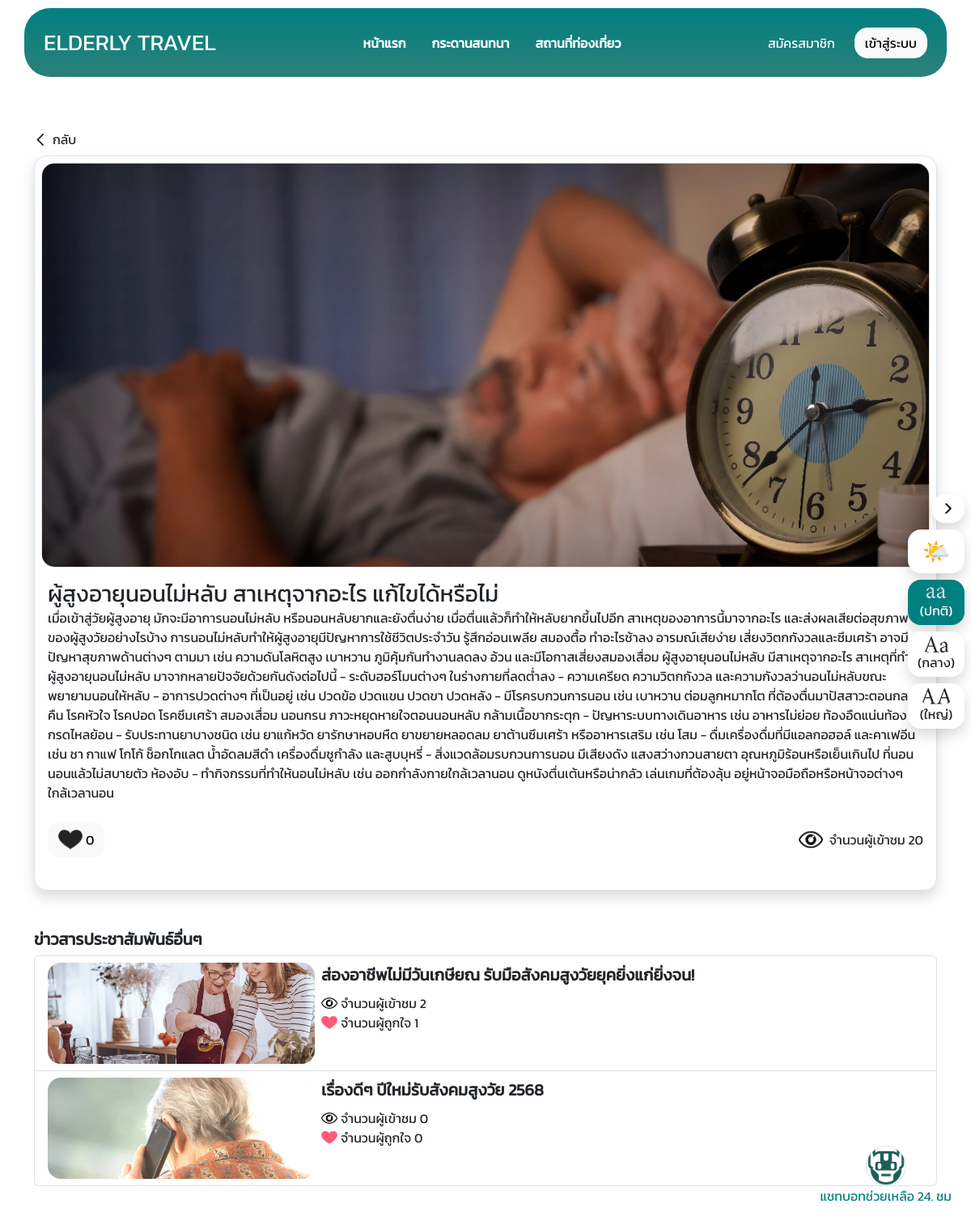
Before: /news.php?news_id=8 with the older database file.
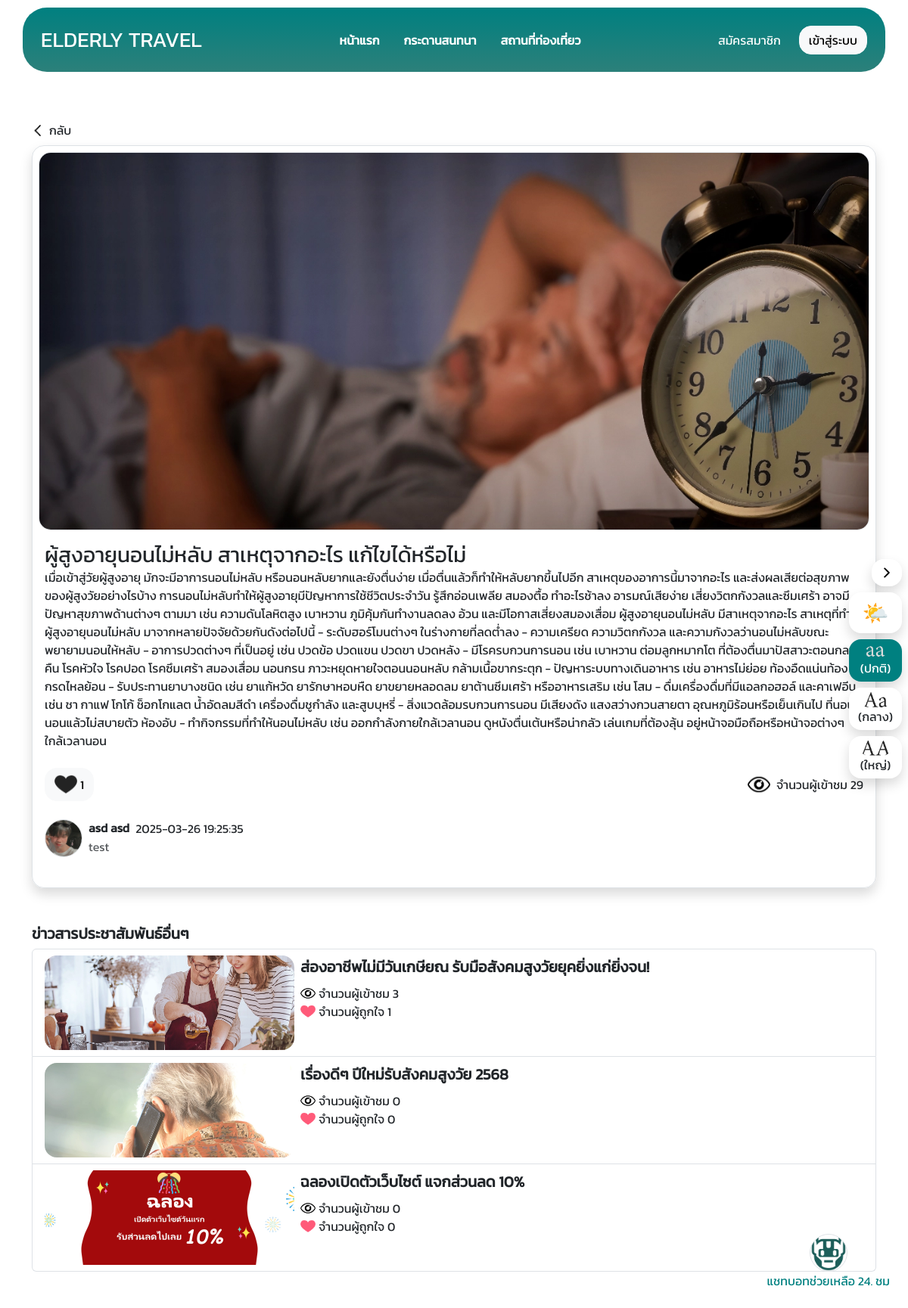
After: the same page with the newer database file.
### tables this page shows
CREATE TABLE `news` (
  `news_id` int(11) NOT NULL,
  `title` varchar(255) NOT NULL,
  `body` text NOT NULL,
  `image` varchar(150) NOT NULL,
  `visitors` int(11) NOT NULL DEFAULT 0,
  `created_at` timestamp NOT NULL DEFAULT current_timestamp(),
  `updated_at` timestamp NULL DEFAULT NULL ON UPDATE current_timestamp()
);

CREATE TABLE `news_comments` (
  `comment_id` int(11) NOT NULL,
  `news_id` int(11) NOT NULL,
  `user_id` int(11) NOT NULL,
  `comment` text NOT NULL,
  `created_at` timestamp NOT NULL DEFAULT current_timestamp()
);

CREATE TABLE `users` (
  `user_id` int(11) NOT NULL,
  `firstname` varchar(150) NOT NULL,
  `lastname` varchar(150) NOT NULL,
  `email` varchar(150) NOT NULL,
  `password` varchar(60) NOT NULL,
  `image` varchar(150) NOT NULL DEFAULT 'default-profile.png',
  `role` enum('user','admin','doctor') NOT NULL DEFAULT 'user',
  `active_status` enum('online','offline') NOT NULL DEFAULT 'offline',
  `created_at` timestamp NOT NULL DEFAULT current_timestamp(),
  `updated_at` timestamp NULL DEFAULT NULL ON UPDATE current_timestamp()
);

### src/news.php (the view, shortened to what this page needs)
<?php
require_once("config.php");
?>
<!DOCTYPE html>
<html lang="en">
<head>
    <?php require_once("link.php"); ?>
</head>
<body>
    <?php
    require_once("components/nav.php");
    require_once("components/popChats.php");
    require_once("components/options.php");
    ?>
    <div class='container mb-5' style='margin-top:10rem'>
        <?php if (isset($_GET["news_id"])) {
            $news_id = $_GET["news_id"];
            $news = sql("SELECT * FROM news WHERE news_id = ?", [$news_id])->fetch();
            $news_comnents = sql("SELECT *,news_comments.created_at as comment_created_at FROM news_comments LEFT JOIN users ON news_comments.user_id = users.user_id WHERE news_id = ?", [$news["news_id"]]);
            $heart = "heart-black.png";
        ?>
            <div class='p-2 rounded-xl shadow border mt-2'>
                <img src="<?= imagePath("news_images", $news["image"]) ?>" width='100%' height='500px' class='rounded-4 border object-fit-cover'>
                <div class='p-2'>
                    <h3 class='mt-2'><?= $news["title"] ?></h3>
                    <div><?= $news["body"] ?></div>
                    <div class='d-flex justify-content-between mt-4 mb-2'>
                        <a href="<?= isLogin() ? "./api/news.php?like&news_id=$news_id" : "login.php" ?>" class='text-decoration-none d-flex align-items-center gap-1 btn btn-light'>
                            <img src="<?= imagePath("web_images/icons", $heart) ?>" width='30px' height='30px' class='object-fit-cover'>
                            <div class=''><?= sql("SELECT COUNT(*) as count FROM news_likes WHERE news_id = ?", [$news_id])->fetch()["count"] ?></div>
                        </a>
                        <div class='d-flex align-items-center gap-2'>
                            <img src="<?= imagePath("web_images/icons", "eye.svg") ?>" width='30px' height='30px' class='object-fit-cover svg-icon'>
                            <div>จำนวนผู้เข้าชม <span><?= $news["visitors"] ?></span></div>
                        </div>
                    </div>
                    <div class='mt-4'>
                        <?php while ($news_comnent = $news_comnents->fetch()) { ?>
                            <div class='d-flex align-items-center justify-content-between'>
                                <div class='d-flex align-items-start gap-2 mb-4'>
                                    <img src="<?= imagePath("user_images", $news_comnent["image"]); ?>" class='rounded-circle border object-fit-cover' width='50px' height='50px'>
                                    <div>
                                        <div class='d-flex align-items-center gap-2'>
                                            <h6 class='fw-bold'><?= $news_comnent["firstname"] ?> <?= $news_comnent["lastname"] ?></h6>
                                            <div><?= $news_comnent["comment_created_at"] ?></div>
                                        </div>
                                        <div class='text-muted'><?= $news_comnent["comment"] ?></div>
                                    </div>
                                </div>
                            </div>
                        <?php } ?>
                    </div>
                </div>
            </div>
            <?php
            $fetchAllNews = sql("SELECT * FROM news WHERE NOT news_id = ?", [$_GET["news_id"]]);
            if ($fetchAllNews->rowCount() > 0) { ?>
                <h5 class='mt-5 mb-2 fw-bold'>ข่าวสารประชาสัมพันธ์อื่นๆ</h5>
                <div class='list-group'>
                    <?php
                    while ($news = $fetchAllNews->fetch()) { ?>
                        <a href="news.php?news_id=<?= $news["news_id"] ?>" class='list-group-item list-group-item-action d-flex gap-2'>
                            <img src="<?= imagePath("news_images", $news["image"]) ?>" width="330px" height="125px" class='object-fit-cover rounded-xl'>
                            <div>
                                <div class='mb-2 fw-semibold fs-5'><?= $news["title"] ?></div>
                                <div class='d-flex align-items-center gap-1'>
                                    <img src="<?= imagePath("web_images/icons", "eye.svg") ?>" width='20px' height='20px' class='object-fit-cover svg-icon'>
                                    <div>จำนวนผู้เข้าชม <span><?= $news["visitors"] ?></span></div>
                                </div>
                                <div class='d-flex align-items-center gap-1'>
                                    <img src="<?= imagePath("web_images/icons", "heart-red.png") ?>" width='20px' height='20px' class='object-fit-cover'>
                                    <div>จำนวนผู้ถูกใจ <span><?= sql("SELECT count(*) as count FROM news_likes WHERE news_id = ?", [$news['news_id']])->fetch()["count"]; ?></span></div>
                                </div>
                            </div>
                        </a>
                    <?php } ?>
                </div>
            <?php } ?>
        <?php } ?>
    </div>
</body>
</html>

Changed rows visible on the page:
changed news "ผู้สูงอายุนอนไม่หลับ สาเหตุจากอะไร แก้ไขได้หรือไม่": visitors "20" → "29"
added news_comments: user.image (picture), user.firstname "asd", user.lastname "asd", created_at "2025-03-26 19:25:35", comment "test"
changed news "ส่องอาชีพไม่มีวันเกษียณ รับมือสังคมสูงวัยยุคยิ่งแก่ยิ่งจน!": visitors "2" → "3"
added news: image (picture), title "ฉลองเปิดตัวเว็บไซต์ แจกส่วนลด 10%", visitors "0", fetch "0"
Other visible differences:
text no longer shown: "0"
text now shown: "1"
